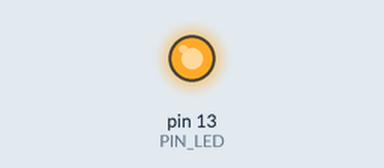
This sketch was run on a simulated Arduino Uno, built with avr-gcc and run on an emulated ATmega328P. On the bench: output pins drawn as LEDs (lit = HIGH). At 1.0 s the program stops and its outputs stay as they are.

Above: at 0.01 s.
At 1.0 s:
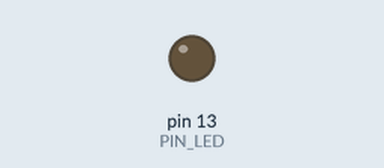
Timing chart, 0 to 2.5 s (numbered marks = the images above):
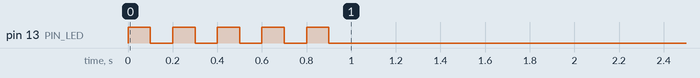

The sketch:

05_practice_2.ino
```cpp
#define PIN_LED 13
unsigned int count, toggle;

void setup(){
  pinMode(PIN_LED, OUTPUT);
  Serial.begin(115200); //Initialize serial port
  while (!Serial){
    ;//wait for serial port to connect.
  }
  for(int i=0;i<5;i++){
    digitalWrite(PIN_LED, HIGH);
    delay(100);
    digitalWrite(PIN_LED, LOW);
    delay(100);
  }
}

void loop(){
  while(1){}
 }
```
